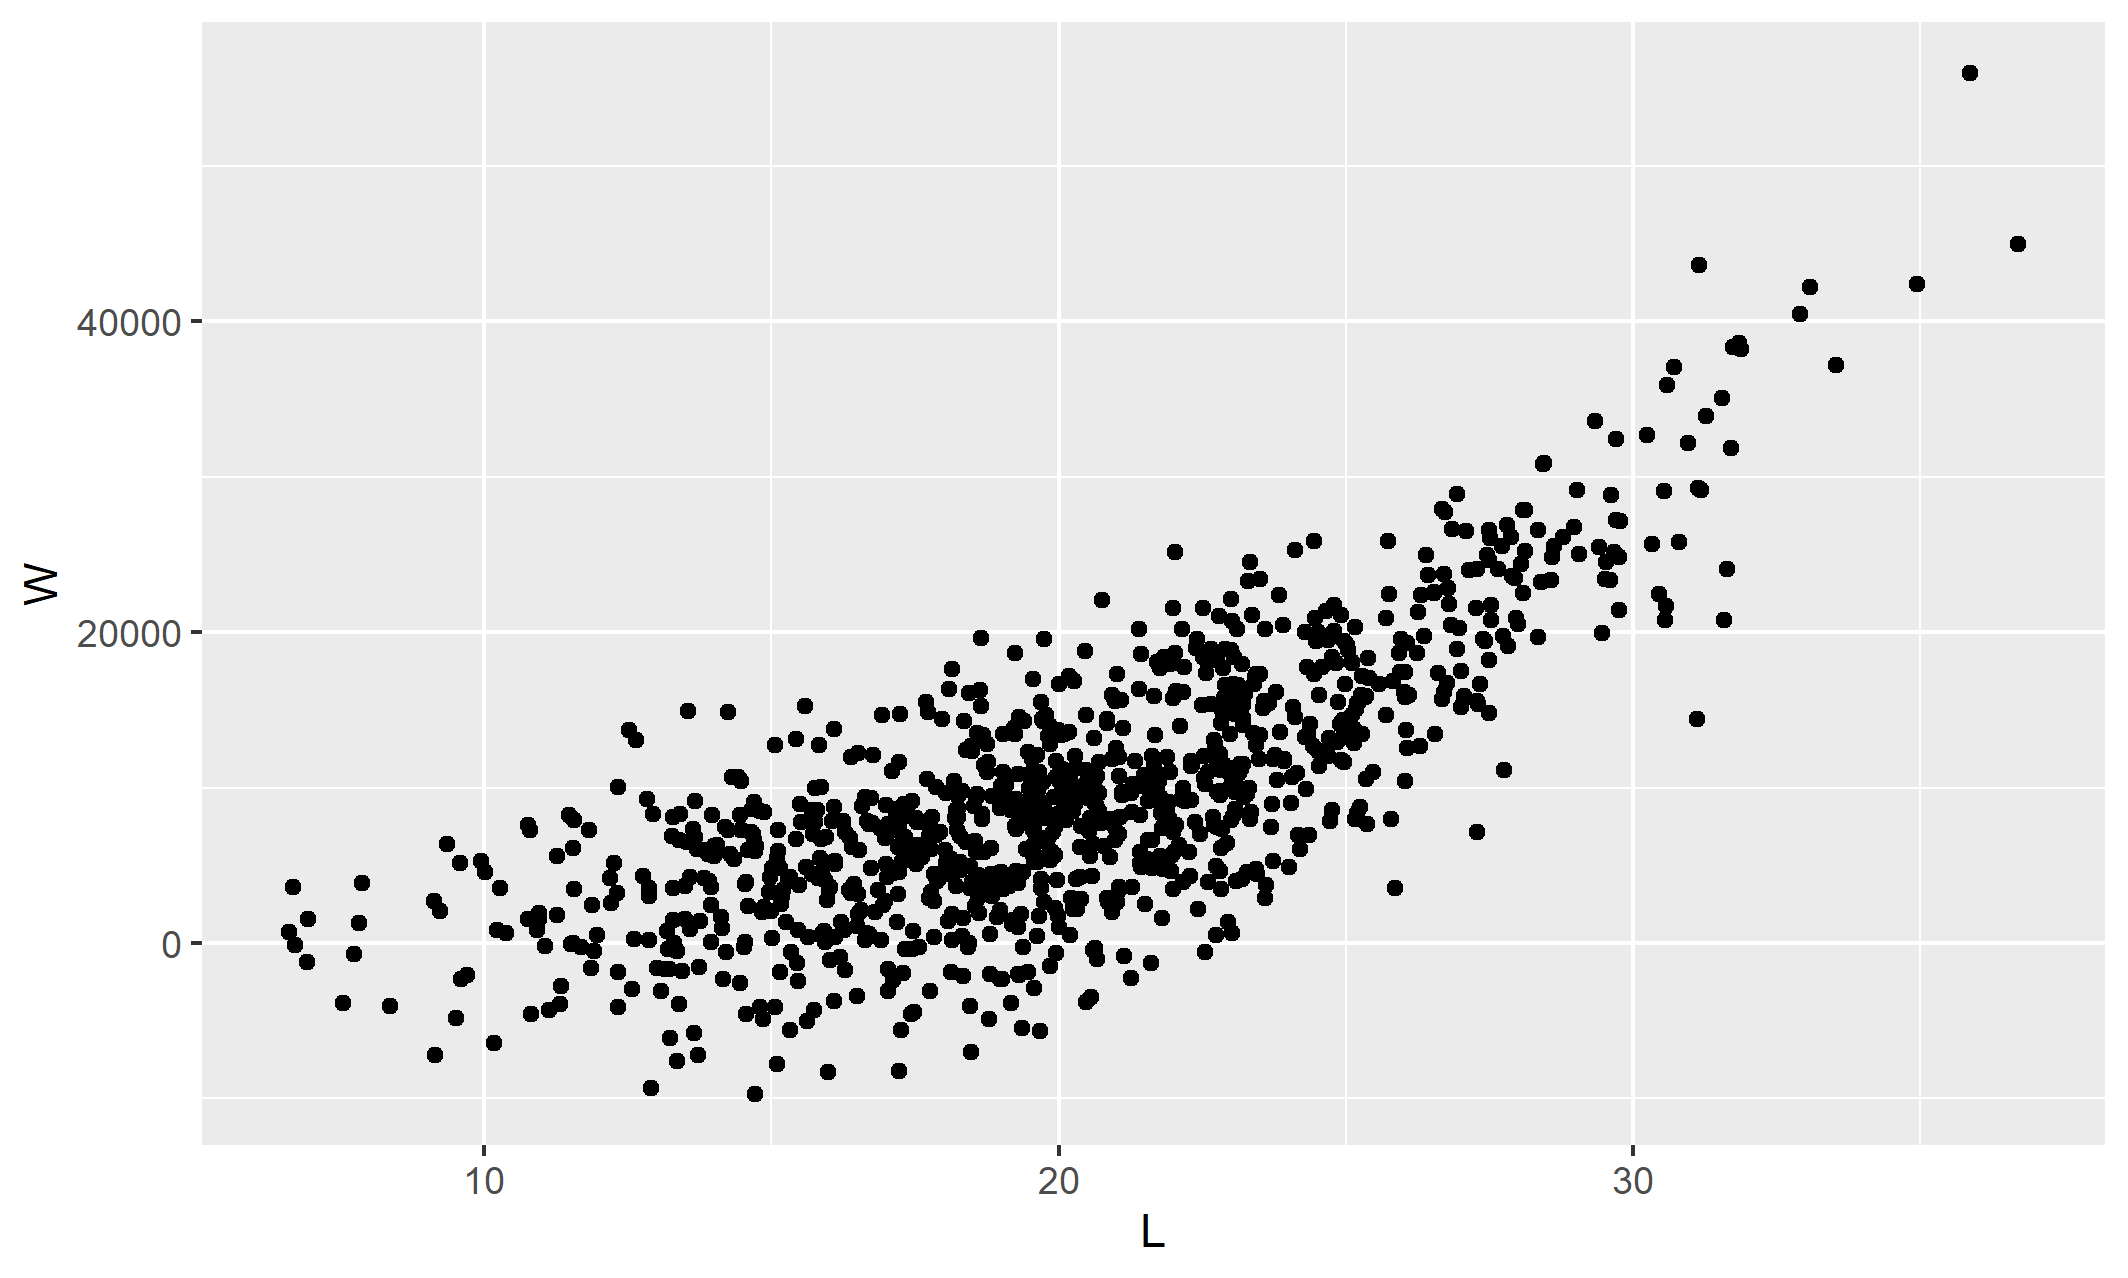

This figure's R source:
data <- read.csv("example.csv")

str(data)
library(ggplot2)
ggplot(data,aes(L,W))+
  geom_point()
ggsave("example.png")
